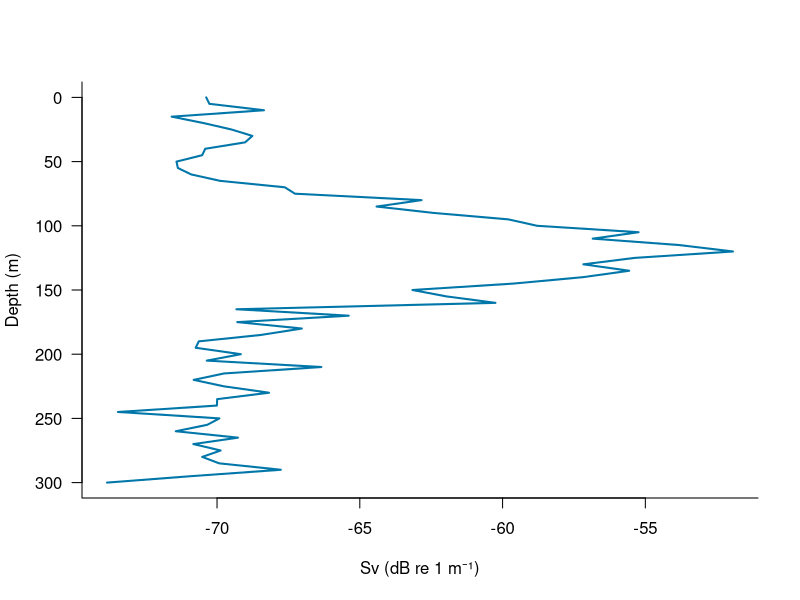

Reproduce this figure in R.
## ---- chunk 1
#| echo: true
#| fig-width: 10
#| fig-height: 4.5
depth <- seq(0, 300, by = 5)
sv <- -70 + 15 * exp(-((depth - 120) / 40)^2) + rnorm(length(depth), 0, 1.5)
plot(sv, depth, type = "l", ylim = rev(range(depth)), col = "#0076a9", lwd = 2,
     xlab = "Sv (dB re 1 m⁻¹)", ylab = "Depth (m)", las = 1, bty = "l")
